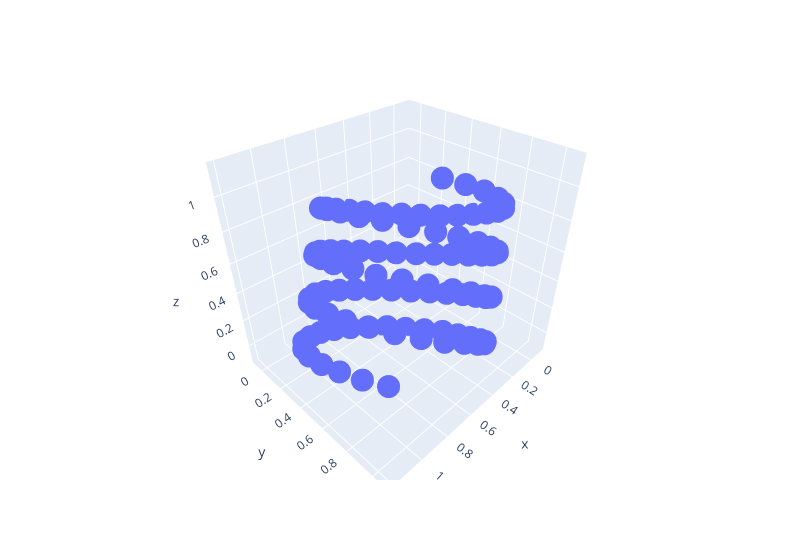

Notebook code cell kept with this figure:
### Markdown cell above
Finally, plot the optimized point set using [`plotly.express.scatter_3d()`](https://plotly.com/python-api-reference/generated/plotly.express.scatter_3d).

### Code cell
predicted_coord_mat_np = predicted_coord_mat.detach().numpy()

fig = px.scatter_3d(
    x=predicted_coord_mat_np[0, :],
    y=predicted_coord_mat_np[1, :],
    z=predicted_coord_mat_np[2, :],
)
fig.update_layout(width=800)
fig.show()
